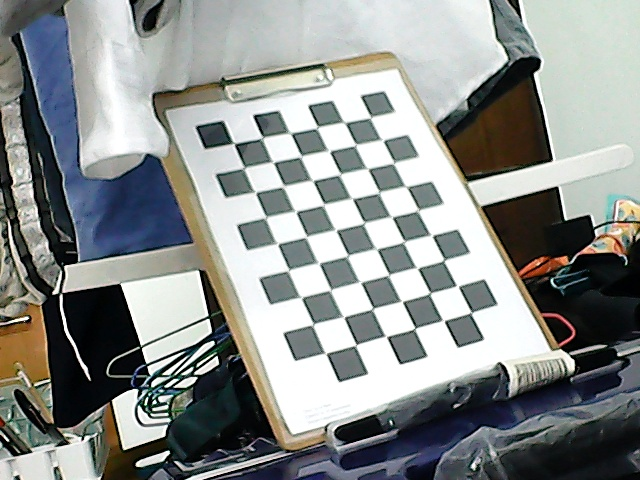
#> input picture 0.jpg, 640 x 480 px
$ python awb.py
#> lines starting #> are read from the running program, lines starting #| are printed output that depends on the picture; long printed decimals are rounded
from __future__ import (
    division, absolute_import, print_function, unicode_literals)

import cv2 as cv
import numpy as np
import timeit

def show(final):
    print('display')
    cv.imshow('Temple', final)
    cv.waitKey(0)
    cv.destroyAllWindows()

# Insert any filename with path
img = cv.imread('0.jpg')
#> img is the input picture: shape (480, 640, 3); mean B, G, R 141.3, 143.2, 139.4

def white_balance(img):
    result = cv.cvtColor(img, cv.COLOR_BGR2LAB) #CIELAB  model
#> result: shape (480, 640, 3); mean of channels 0, 1, 2 145.9, 126.8, 128.5
    avg_a = np.average(result[:, :, 1]) #a
#> avg_a = 126.8
    avg_b = np.average(result[:, :, 2]) #b
#> avg_b = 128.5
    result[:, :, 1] = result[:, :, 1] - ((avg_a - 128) * (result[:, :, 0] / 255.0) * 1.1)
#> result: shape (480, 640, 3); mean of channels 0, 1, 2 145.9, 127.2, 128.5
    result[:, :, 2] = result[:, :, 2] - ((avg_b - 128) * (result[:, :, 0] / 255.0) * 1.1)
#> result: shape (480, 640, 3); mean of channels 0, 1, 2 145.9, 127.2, 127.5
    result = cv.cvtColor(result, cv.COLOR_LAB2BGR)
    return result

final = np.hstack((img, white_balance(img)))
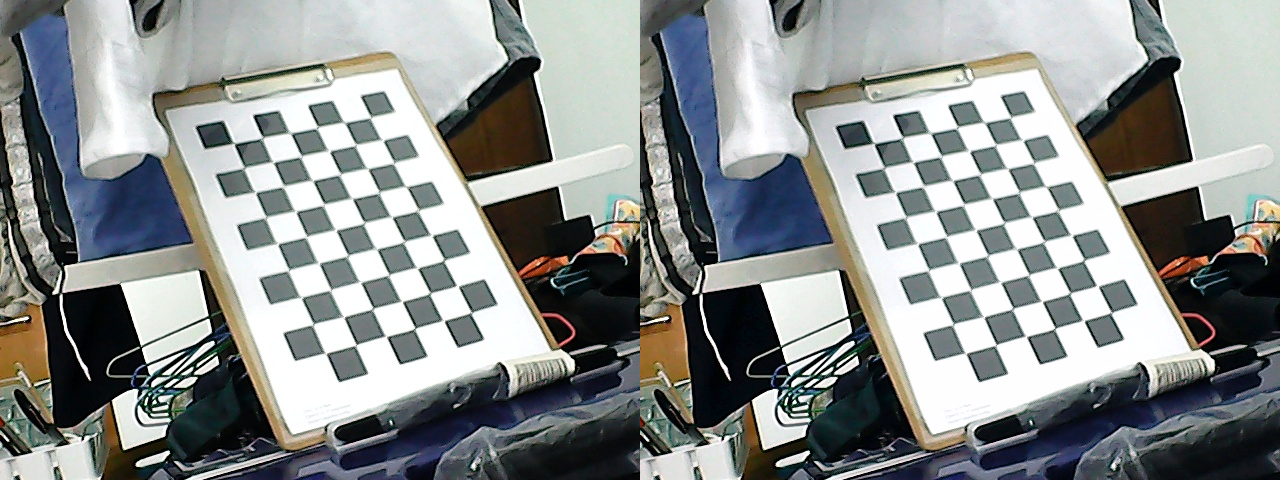
#> final: shape (480, 1280, 3); mean B, G, R 142.2, 143.1, 139.4
show(final)
cv.imwrite('result.jpg', final)

setup = '''
from  __main__ import white_balance
import cv2 as cv
img = cv.imread('0.jpg')
'''
number = 100
t = timeit.timeit(stmt="white_balance(img)", setup=setup, number=number)
#> t = 3.06
print(t/number)
#| 0.03056
